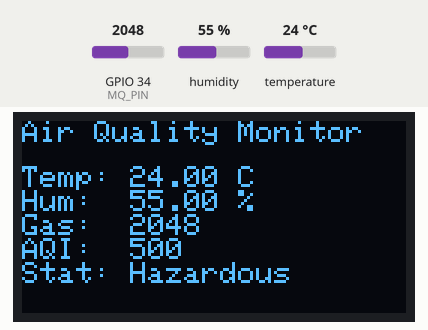
Simulated run of this sketch. Board: ESP32. On the bench: 128×64 one-colour display. Inputs (shaded band) come from the test bench; at power-on: GPIO 34 (MQ_PIN) = 2048, humidity 55 %, temperature 24 °C. WiFi joins after 1.5 s; servers stay silent unless stated; web services answer with replies made up by the test bench; what the sketch prints to the serial monitor is not drawn.

Above: at 3.7 s.
3.8 s: GPIO 34 (MQ_PIN) set to 1319
At 5.5 s:
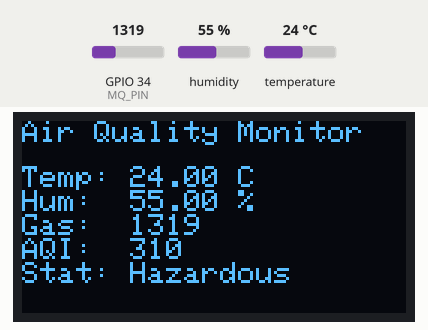
6.7 s: GPIO 34 (MQ_PIN) set to 1227
At 8.4 s:
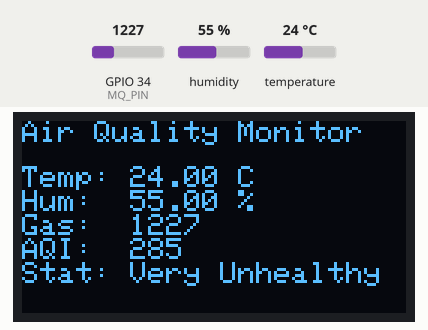
9.6 s: GPIO 34 (MQ_PIN) set to 997
At 11.7 s:
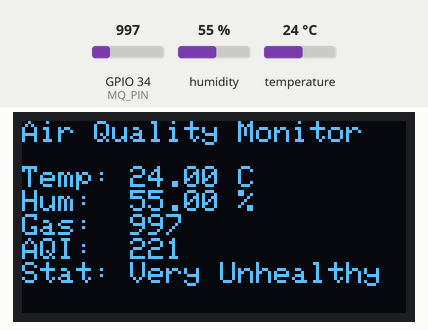
12.8 s: GPIO 34 (MQ_PIN) set to 898
At 14.5 s:
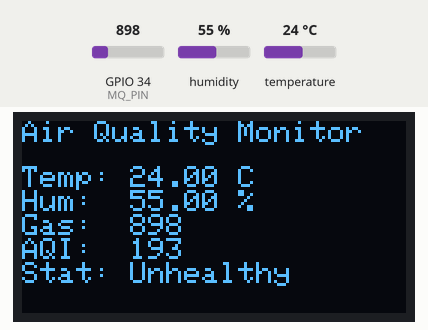
15.7 s: GPIO 34 (MQ_PIN) set to 491
At 17.1 s:
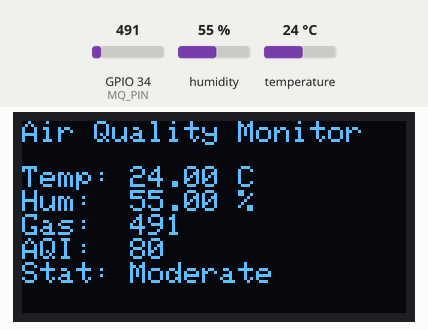
18.6 s: GPIO 34 (MQ_PIN) set to 421
At 21.0 s:
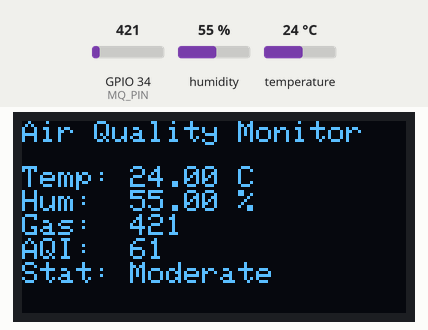
21.7 s: GPIO 34 (MQ_PIN) set to 342
Timing chart, 0 to 24.7 s (numbered marks = the images above; inputs shaded):
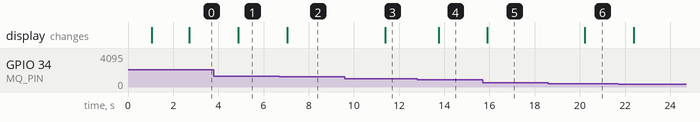

Measured:
- the behaviour switches between 1284 and 1283 on GPIO 34 (MQ_PIN) (found by bisection; images 1 and 2)
- the behaviour switches between 924 and 923 on GPIO 34 (MQ_PIN) (found by bisection; images 3 and 4)
- after the input at 3.8 s, the display: changes after 1.1 s (image 1)
- after the input at 6.7 s, the display: changes after 0.35 s (image 2)
- after the input at 9.6 s, the display: changes after 1.8 s (image 3)
- after the input at 12.8 s, the display: changes after 0.95 s (image 4)
- after the input at 15.7 s, the display: changes after 0.20 s (image 5)
- after the input at 18.6 s, the display: changes after 1.6 s (image 6)

The sketch:

Air_Quality_moniter.ino
```cpp
#include <Wire.h>
#include <WiFi.h>
#include <HTTPClient.h>
#include <Adafruit_AHTX0.h>
#include <Adafruit_GFX.h>
#include <Adafruit_SSD1306.h>

// ---------- WiFi + ThingSpeak ----------
const char* WIFI_NAME = "chitti 5G";
const char* WIFI_PASSWORD = "Mittu@2728";
const char* SERVER = "api.thingspeak.com";
String API_KEY = "WRXR8EO4RXYM7PNC";
unsigned long CHANNEL_ID = 3142125;

// ---------- Sensors & Display ----------
Adafruit_AHTX0 aht;
#define MQ_PIN 34
#define SCREEN_WIDTH 128
#define SCREEN_HEIGHT 64
Adafruit_SSD1306 display(SCREEN_WIDTH, SCREEN_HEIGHT, &Wire, -1);

// ---------- Variables ----------
float temperature = 0, humidity = 0;
int gasValue = 0;
int aqi = 0;
String airStatus = "Good";
unsigned long lastUpload = 0;

// ---------- Setup ----------
void setup() {
  Serial.begin(9600);
  Wire.begin(21, 22);
  delay(1000);

  // --- Initialize AHT20 ---
  if (!aht.begin()) {
    Serial.println("❌ Could not find AHT20! Check wiring.");
    while (1);
  }
  Serial.println("✅ AHT20 initialized");

  pinMode(MQ_PIN, INPUT);

  // --- Initialize OLED ---
  if (!display.begin(SSD1306_SWITCHCAPVCC, 0x3C)) {
    Serial.println("❌ SSD1306 allocation failed");
    while (1);
  }
  display.clearDisplay();
  display.setTextSize(1);
  display.setTextColor(SSD1306_WHITE);
  display.setCursor(0, 0);
  display.println("Air Quality Monitor");
  display.display();

  // --- Connect WiFi ---
  WiFi.begin(WIFI_NAME, WIFI_PASSWORD);
  Serial.print("Connecting to WiFi");
  while (WiFi.status() != WL_CONNECTED) {
    delay(500);
    Serial.print(".");
  }
  Serial.println("\n✅ WiFi Connected!");
  Serial.print("IP Address: ");
  Serial.println(WiFi.localIP());
}

// ---------- AQI Status ----------
String getAirStatus(int aqi) {
  if (aqi <= 50) return "Good";
  else if (aqi <= 100) return "Moderate";
  else if (aqi <= 150) return "Poor";
  else if (aqi <= 200) return "Unhealthy";
  else if (aqi <= 300) return "Very Unhealthy";
  else return "Hazardous";
}

// ---------- Loop ----------
void loop() {
  sensors_event_t humidityEvent, tempEvent;
  aht.getEvent(&humidityEvent, &tempEvent);

  temperature = tempEvent.temperature;
  humidity = humidityEvent.relative_humidity;
  gasValue = analogRead(MQ_PIN);

  // ---- AQI Calculation ----
  aqi = map(gasValue, 200, 2000, 0, 500);
  if (aqi < 0) aqi = 0;
  if (aqi > 500) aqi = 500;

  airStatus = getAirStatus(aqi);

  // ---- Serial Output ----
  Serial.println("---------");
  Serial.print("Temp: "); Serial.print(temperature); Serial.println(" °C");
  Serial.print("Humidity: "); Serial.print(humidity); Serial.println(" %");
  Serial.print("Gas Value: "); Serial.println(gasValue);
  Serial.print("AQI: "); Serial.print(aqi); Serial.print(" ("); Serial.print(airStatus); Serial.println(")");
  Serial.println("------------------------------");

  // ---- OLED Output ----
  display.clearDisplay();
  display.setCursor(0, 0);
  display.println("Air Quality Monitor");
  display.setCursor(0, 15);
  display.print("Temp: "); display.print(temperature); display.println(" C");
  display.print("Hum:  "); display.print(humidity); display.println(" %");
  display.print("Gas:  "); display.println(gasValue);
  display.print("AQI:  "); display.println(aqi);
  display.print("Stat: "); display.println(airStatus);
  display.display();

  // ---- Upload to ThingSpeak (every 10s) ----
  if (millis() - lastUpload > 10000) {
    if (WiFi.status() == WL_CONNECTED) {
      HTTPClient http;
      String url = "http://" + String(SERVER) + "/update?api_key=" + API_KEY +
                   "&field1=" + String(temperature) +
                   "&field2=" + String(humidity) +
                   "&field3=" + String(gasValue) +
                   "&field4=" + String(aqi) +
                   "&field5=" + airStatus;
      http.begin(url);
      int code = http.GET();
      if (code > 0) Serial.println("✅ Data uploaded to ThingSpeak");
      else Serial.println("❌ Upload failed");
      http.end();
      lastUpload = millis();
    }
  }

  delay(2000); // refresh local display
}
```
